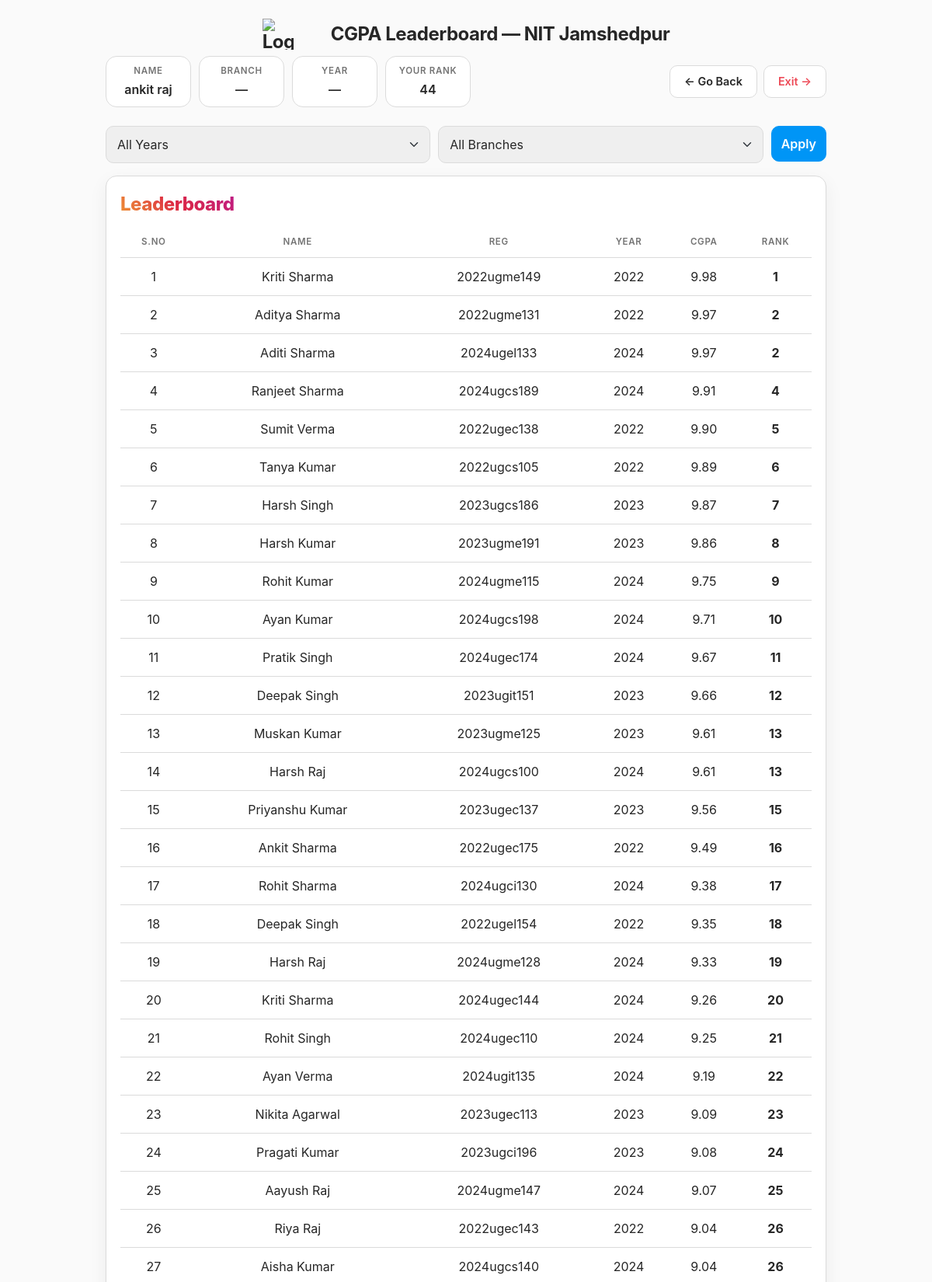
/leaderboard (signed in, upper part), run on the app's committed database.
### tables this page shows
CREATE TABLE users (
    id INTEGER PRIMARY KEY AUTOINCREMENT,
    reg TEXT UNIQUE NOT NULL,
    name TEXT NOT NULL,
    password TEXT NOT NULL
, year TEXT, program TEXT, branch TEXT, roll TEXT);

### app.py (the view)
@app.route("/leaderboard")
def leaderboard():
    if "user" not in session:
        return redirect("/")
    year = request.args.get("year")
    branch = request.args.get("branch")
    query = """
        SELECT
            users.name,
            users.reg,
            users.year,
            users.branch,
            MAX(results.cgpa) AS cgpa
        FROM users
        JOIN results
            ON users.reg = results.reg
    """
    conditions = []
    params = []
    if year and year.strip() != "":
        conditions.append("users.year = ?")
        params.append(year)
    if branch and branch.strip() != "":
        conditions.append("users.branch = ?")
        params.append(branch)
    if conditions:
        query += " WHERE " + " AND ".join(conditions)
    query += """
        GROUP BY
            users.reg,
            users.name,
            users.year,
            users.branch
        ORDER BY cgpa DESC
    """
    rows = db.execute(
        query,
        *params
    )
    rank = 1
    prev = None
    user_rank = None
    for row in rows:
        if prev is None or row["cgpa"] != prev:
            current_rank = rank
        row["rank"] = current_rank
        if row["reg"] == session["user"]:
            user_rank = current_rank
        prev = row["cgpa"]
        rank += 1
    user = db.execute(
        """
        SELECT name, branch, year
        FROM users
        WHERE reg = ?
        """,
        session["user"]
    )[0]
    years = db.execute(
        """
        SELECT DISTINCT year
        FROM users
        WHERE year IS NOT NULL
        ORDER BY year ASC
        """
    )
    branches = db.execute(
        """
        SELECT DISTINCT branch
        FROM users
        WHERE branch IS NOT NULL
        ORDER BY branch ASC
        """
    )
    return render_template(
        "leaderboard.html",
        rows=rows,
        user=user,
        years=years,
        branches=branches,
        selected_year=year,
        selected_branch=branch,
        user_rank=user_rank
    )

### templates/leaderboard.html (shortened to what this page needs)
{% extends "layout.html" %}
{% block body %}
<h2 class="text-center mt-10 d-flex justify-content-center align-items-center gap-5">
    <img src="{{ url_for('static', filename='messi-logo.png') }}"
         alt="Logo"
         style="height:40px; width:40px; object-fit:cover;">
    CGPA     Leaderboard    —     NIT      Jamshedpur
</h2>
<div class="top-panel">
  <div class="user-info">
    <div class="info-box">
      <div class="muted">Name</div>
      <div class="text-accent">
        {{ user.name }}
      </div>
    </div>
    <div class="info-box">
      <div class="muted">Branch</div>
      <div class="text-accent">
        {{ user.branch if user.branch else "—" }}
      </div>
    </div>
    <div class="info-box">
      <div class="muted">Year</div>
      <div class="text-accent">
        {{ user.year if user.year else "—" }}
      </div>
    </div>
    <div class="info-box">
      <div class="muted">Your Rank</div>
      <div class="text-accent">
        {% if user_rank %}
          {{ user_rank }}
        {% else %}
          —
        {% endif %}
      </div>
    </div>
  </div>
  <div class="top-buttons">
    <a href="/cgpa" class="top-btn">
      ← Go Back
    </a>
    <a href="/logout" class="top-btn exit-btn">
      Exit →
    </a>
  </div>
</div>
<form method="GET" class="filter-bar">
  <select name="year" class="form-select">
    <option value="">All Years</option>
  </select>
  <select name="branch" class="form-select">
    <option value="">All Branches</option>
  </select>
  <button class="btn btn-primary">Apply</button>
</form>
<div class="table-container">
  <div class="lead-title">
  </div>
  <table>
    <thead>
      <tr>
        <th>S.No</th>
        <th>Name</th>
        <th>Reg</th>
        <th>Year</th>
        <th>CGPA</th>
        <th>Rank</th>
      </tr>
    </thead>
    <tbody>
      {% for r in rows %}
      <tr class="{{ 'me' if r.reg == g.user else '' }}">
        <td>{{ loop.index }}</td>
        <td>
          {{ r.name }}
        </td>
        <td>{{ r.reg }}</td>
        <td>{{ r.year }}</td>
        <td>{{ "%.2f"|format(r.cgpa|float) }}</td>
        <td class="rank">{{ r.rank }}</td>
      </tr>
      {% else %}
      <tr>
        <td colspan="6" style="color:gray;">No records found</td>
      </tr>
      {% endfor %}
    </tbody>
  </table>
</div>
{% endblock %}

### static/style.css (style rules this page uses)
:root { --bg: #fafafa; --surface: #ffffff; --surface-2: #efefef; --border: #dbdbdb; --text: #262626; --muted: #737373; --blue: #0095f6; --blue-hover: #1877f2; --danger: #ed4956; --ig-gradient: linear-gradient(45deg, #f09433, #e6683c, #dc2743, #cc2366, #bc1888); --radius: 14px; --shadow: 0 1px 2px rgba(0, 0, 0, 0.04), 0 8px 24px rgba(0, 0, 0, 0.06); --nav-h: 64px; color-scheme: light dark; }
body, body.bg-dark { margin: 0; font-family: -apple-system, BlinkMacSystemFont, "Segoe UI", Roboto, Helvetica, Arial, sans-serif; background: var(--bg) !important; color: var(--text) !important; min-height: 100vh; -webkit-font-smoothing: antialiased; -webkit-tap-highlight-color: transparent; animation: fadeIn 0.4s ease both; }
h2, h3 { color: var(--text); font-weight: 700; letter-spacing: -0.02em; }
h2 { font-size: 1.5rem; }
a { color: var(--blue); }
.muted { color: var(--muted); font-size: 0.72rem; font-weight: 600; text-transform: uppercase; letter-spacing: 0.06em; }
.text-accent { color: var(--text); font-weight: 600; }
.top-panel { display: flex; justify-content: space-between; align-items: center; gap: 16px; margin: 8px 0 24px; }
.user-info { display: flex; flex-wrap: wrap; gap: 10px; }
.info-box { min-width: 110px; padding: 10px 16px; text-align: center; background: var(--surface); border: 1px solid var(--border); border-radius: var(--radius); transition: transform 0.2s ease, box-shadow 0.2s ease; }
.info-box .muted { margin-bottom: 3px; }
.top-buttons { display: flex; align-items: center; gap: 8px; }
.top-btn { display: inline-flex; align-items: center; justify-content: center; padding: 9px 18px; font-size: 0.9rem; font-weight: 600; text-decoration: none; color: var(--text); background: var(--surface); border: 1px solid var(--border); border-radius: 10px; transition: background 0.2s ease, transform 0.1s ease; }
.exit-btn { color: var(--danger); }
.form-control, .form-select { height: 48px; padding: 0 14px; font-size: 16px; color: var(--text) !important; background-color: var(--surface-2) !important; border: 1px solid var(--border) !important; border-radius: 10px; transition: border-color 0.2s ease, background-color 0.2s ease; }
.form-select { padding-right: 36px; }
.form-select option { background: var(--surface); color: var(--text); }
.btn-primary, .btn-warning { --bs-btn-color: #fff; --bs-btn-bg: var(--blue); --bs-btn-border-color: var(--blue); --bs-btn-hover-color: #fff; --bs-btn-hover-bg: var(--blue-hover); --bs-btn-hover-border-color: var(--blue-hover); --bs-btn-active-bg: var(--blue-hover); --bs-btn-active-border-color: var(--blue-hover); height: 46px; font-weight: 600; border-radius: 10px; transition: transform 0.1s ease, background 0.2s ease; }
.filter-bar { display: flex; flex-wrap: wrap; gap: 10px; margin-bottom: 16px; }
.filter-bar .form-select { flex: 1 1 150px; width: auto; }
.filter-bar .btn { flex: 0 0 auto; }
.table-container { padding: 18px; overflow-x: auto; background: var(--surface); border: 1px solid var(--border); border-radius: var(--radius); box-shadow: var(--shadow); }
.lead-title { display: inline-block; margin-bottom: 12px; font-size: 1.5rem; font-weight: 800; letter-spacing: -0.02em; background: var(--ig-gradient); -webkit-background-clip: text; background-clip: text; color: transparent; }
table { width: 100%; border-collapse: collapse; }
thead { background: transparent; }
thead th { padding: 10px 8px; font-size: 0.72rem; font-weight: 600; text-align: center; text-transform: uppercase; letter-spacing: 0.06em; color: var(--muted); border-bottom: 1px solid var(--border); }
tbody td { padding: 12px 8px; text-align: center; white-space: nowrap; color: var(--text); border-bottom: 1px solid var(--border); }
tbody tr { transition: background 0.15s ease; }
.rank { font-weight: 700; color: var(--text); }

### data on the page
users: name "ankit raj"
users: name "Kriti Sharma", reg "2022ugme149", year "2022", cgpa "9.98", rank "1"
users: name "Aditya Sharma", reg "2022ugme131", year "2022", cgpa "9.97", rank "2"
users: name "Aditi Sharma", reg "2024ugel133", year "2024", cgpa "9.97", rank "2"
users: name "Ranjeet Sharma", reg "2024ugcs189", year "2024", cgpa "9.91", rank "4"
users: name "Sumit Verma", reg "2022ugec138", year "2022", cgpa "9.90", rank "5"
users: name "Tanya Kumar", reg "2022ugcs105", year "2022", cgpa "9.89", rank "6"
users: name "Harsh Singh", reg "2023ugcs186", year "2023", cgpa "9.87", rank "7"
users: name "Harsh Kumar", reg "2023ugme191", year "2023", cgpa "9.86", rank "8"
users: name "Rohit Kumar", reg "2024ugme115", year "2024", cgpa "9.75", rank "9"
users: name "Ayan Kumar", reg "2024ugcs198", year "2024", cgpa "9.71", rank "10"
users: name "Pratik Singh", reg "2024ugec174", year "2024", cgpa "9.67", rank "11"
users: name "Deepak Singh", reg "2023ugit151", year "2023", cgpa "9.66", rank "12"
users: name "Muskan Kumar", reg "2023ugme125", year "2023", cgpa "9.61", rank "13"
users: name "Harsh Raj", reg "2024ugcs100", year "2024", cgpa "9.61", rank "13"
users: name "Priyanshu Kumar", reg "2023ugec137", year "2023", cgpa "9.56", rank "15"
users: name "Ankit Sharma", reg "2022ugec175", year "2022", cgpa "9.49", rank "16"
users: name "Rohit Sharma", reg "2024ugci130", year "2024", cgpa "9.38", rank "17"
users: name "Deepak Singh", reg "2022ugel154", year "2022", cgpa "9.35", rank "18"
users: name "Harsh Raj", reg "2024ugme128", year "2024", cgpa "9.33", rank "19"
users: name "Kriti Sharma", reg "2024ugec144", year "2024", cgpa "9.26", rank "20"
users: name "Rohit Singh", reg "2024ugec110", year "2024", cgpa "9.25", rank "21"
users: name "Ayan Verma", reg "2024ugit135", year "2024", cgpa "9.19", rank "22"
users: name "Nikita Agarwal", reg "2023ugec113", year "2023", cgpa "9.09", rank "23"
users: name "Pragati Kumar", reg "2023ugci196", year "2023", cgpa "9.08", rank "24"
users: name "Aayush Raj", reg "2024ugme147", year "2024", cgpa "9.07", rank "25"
users: name "Riya Raj", reg "2022ugec143", year "2022", cgpa "9.04", rank "26"
users: name "Aisha Kumar", reg "2024ugcs140", year "2024", cgpa "9.04", rank "26"

### other printed values
{{ user.branch if user.branch else "—" }} "—"
{{ user.year if user.year else "—" }} "—"
{{ user_rank }} "44"
